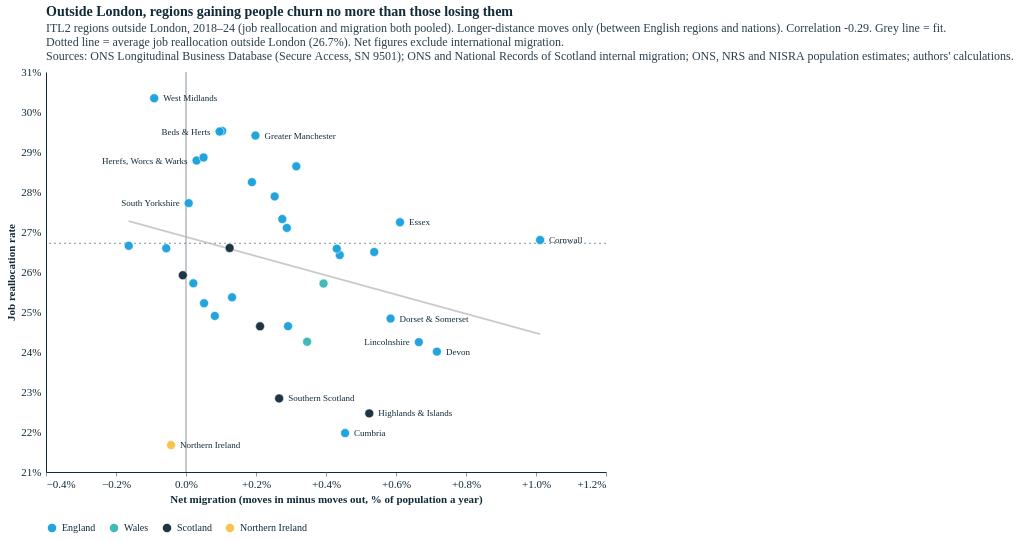

Write notebook code for a chart like this one.
### Code cell
# Net migration vs reallocation, London excluded, coloured by nation (2012-24, longer-distance moves)
from chart_setup import place_labels as place_labels_g
NY = (2018, 2024)
df18 = frame(NY)
dn = df18[~LONDON(df18)].assign(net_long=lambda x: x.in_long - x.out_long)
dn["nation"] = dn.itl2_code.str[:3].map({"TLL": "Wales", "TLM": "Scotland", "TLN": "Northern Ireland"}).fillna("England")
dn["itl2_name"] = dn.itl2_name.replace({"Berkshire, Buckinghamshire and Oxfordshire": "Berks, Bucks & Oxon", "Bedfordshire and Hertfordshire": "Beds & Herts",
    "Gloucestershire, Wiltshire and Bath/Bristol area": "Glos, Wilts & Bristol", "Leicestershire, Rutland and Northamptonshire": "Leics & Northants",
    "Herefordshire, Worcestershire and Warwickshire": "Herefs, Worcs & Warks", "Surrey, East and West Sussex": "Surrey & Sussex",
    "East Yorkshire and Northern Lincolnshire": "E Yorks & N Lincs", "Northumberland, and Tyne and Wear": "Tyneside & Northumb.",
    "Derbyshire and Nottinghamshire": "Derbys & Notts", "Shropshire and Staffordshire": "Shrops & Staffs", "Cornwall and Isles of Scilly": "Cornwall"})
NAT = ["England", "Wales", "Scotland", "Northern Ireland"]; NCOL = [ECO["blue-light"], ECO["turquoise"], ECO["blue-dark"], ECO["yellow"]]
r_n = np.corrcoef(dn.net_long, dn.realloc)[0, 1]
j = jf[jf.year.between(*NY) & ~LONDON(jf)]; avg_nl = 100 * j[["total_jc", "total_jd"]].sum().sum() / j.emp_avg.sum()
print(f"2018–24, excl. London (36 regions): r = {r_n:.2f}; average reallocation {avg_nl:.1f}%")
W5, H5 = 560, 400
XN = alt.Scale(domain=[float(np.floor(dn.net_long.min() * 5 - 0.5) / 5), float(np.ceil(dn.net_long.max() * 5 + 0.5) / 5)], nice=False)
YN = alt.Scale(domain=[float(np.floor(dn.realloc.min() - 0.5)), float(np.ceil(dn.realloc.max() + 0.5))], zero=False, nice=False)
b = np.polyfit(dn.net_long, dn.realloc, 1); fx = np.array([dn.net_long.min(), dn.net_long.max()])
labs = place_labels_g(dn.assign(group="x"), "net_long", "realloc", XN, YN, W5, H5, max_labels=14, max_len=22, pad=2)
net_nl = alt.layer(
    alt.Chart(pd.DataFrame({"v": [0.0]})).mark_rule(color=TXT, opacity=0.5).encode(x=alt.X("v:Q", scale=XN)),
    alt.Chart(pd.DataFrame({"v": [avg_nl]})).mark_rule(strokeDash=[2, 3], color=TXT, opacity=0.5).encode(y=alt.Y("v:Q", scale=YN)),
    alt.Chart(pd.DataFrame({"x": fx, "y": np.polyval(b, fx)})).mark_line(color=GREY, strokeWidth=1.8, opacity=0.7)
       .encode(x=alt.X("x:Q", scale=XN), y=alt.Y("y:Q", scale=YN)),
    alt.Chart(dn).mark_circle(size=80, opacity=0.95, stroke="white", strokeWidth=0.6).encode(
        x=alt.X("net_long:Q", scale=XN, title="Net migration (moves in minus moves out, % of population a year)",
                axis=alt.Axis(values=[round(v, 1) for v in np.arange(-1.0, 2.01, 0.2)], labelExpr="(datum.value > 0 ? '+' : '') + format(datum.value, '.1f') + '%'")),
        y=alt.Y("realloc:Q", scale=YN, title="Job reallocation rate", axis=alt.Axis(labelExpr="datum.label + '%'")),
        color=alt.Color("nation:N", scale=alt.Scale(domain=NAT, range=NCOL), legend=alt.Legend(title=None, orient="bottom")),
        tooltip=[alt.Tooltip("itl2_name:N", title="Region"), alt.Tooltip("in_long:Q", format=".2f", title="Moving in (%)"),
                 alt.Tooltip("out_long:Q", format=".2f", title="Moving out (%)"), alt.Tooltip("net_long:Q", format="+.2f", title="Net (%)"),
                 alt.Tooltip("realloc:Q", format=".1f", title="Reallocation (%)")]),
    *[alt.Chart(labs.iloc[[i]]).mark_text(align=r["align"], dx=r["dx"], fontSize=9, color=TXT)
        .encode(x=alt.X("net_long:Q", scale=XN), y=alt.Y("realloc:Q", scale=YN), text="short:N") for i, r in labs.iterrows()],
).properties(title=alt.Title("Outside London, regions gaining people churn no more than those losing them",
    subtitle=[f"ITL2 regions outside London, 2018–24 (job reallocation and migration both pooled). Longer-distance moves only (between English regions and nations). Correlation {r_n:.2f}. Grey line = fit.",
              f"Dotted line = average job reallocation outside London ({avg_nl:.1f}%). Net figures exclude international migration.", SOURCE]))
styles.save(net_nl, str(FIG), "migration_reallocation_net_excl_london", width=W5, height=H5)
net_nl.properties(width=W5, height=H5)

### Figure 1 — Vega-Lite specification as saved in the notebook (floating-point values rounded to 4 significant figures)
{"config": {"background": "#fff", "font": "Circular Std", "text": {"color": "#122b39", "font": "Circular Std", "align": "left", "dx": 7, "dy": 0, "fontSize": 11}, "view": {"stroke": null, "continuousWidth": 350, "continuousHeight": 280, "discreteWidth": 400, "discreteHeight": 300}, "bar": {"color": "#179fdb"}, "line": {"color": "#e6224b"}, "rule": {"color": "#122b39"}, "point": {"filled": true, "size": 80, "color": "#e6224b", "opacity": 0.95}, "geoshape": {"stroke": "white", "strokeWidth": 0.3}, "axis": {"labelColor": "#122b39", "labelFontSize": 11, "labelFont": "Circular Std", "tickColor": "#122b39", "tickOpacity": 0.5, "domainColor": "#122b39", "domainOpacity": 1, "gridColor": "#122b39", "gridDash": [2, 2], "gridOpacity": 0.5, "title": null, "titleColor": "#122b39", "tickSize": 4, "grid": false, "domain": true}, "axisXDiscrete": {"grid": false, "labelAngle": 0, "tickCount": 10, "tickOpacity": 0.5, "title": null}, "axisYDiscrete": {"ticks": false, "labelPadding": 5, "grid": false}, "axisXTemporal": {"grid": false, "ticks": true}, "axisXQuantitative": {"grid": false}, "axisYQuantitative": {"gridColor": "#122b39", "gridDash": [1, 5], "gridOpacity": 0.5, "ticks": false, "labelPadding": 5, "tickCount": 8, "grid": false}, "title": {"color": "#122b39", "subtitleColor": "#122b39E6", "font": "Circular Std", "subtitleFont": "Circular Std", "anchor": "start", "frame": "group", "fontSize": 14, "subtitleFontSize": 12, "subtitlePadding": 4, "offset": 0}, "legend": {"titleColor": "#122b39", "labelColor": "#122b39"}}, "layer": [{"data": {"name": "data-23d1de8f6fdef12c9f9bd74afd652fbe"}, "mark": {"type": "rule", "color": "#122b39", "opacity": 0.5}, "encoding": {"x": {"field": "v", "scale": {"domain": [-0.4, 1.2], "nice": false}, "type": "quantitative"}}}, {"data": {"name": "data-fa0b1fc93a7bc018a523a20a2b9240d6"}, "mark": {"type": "rule", "color": "#122b39", "opacity": 0.5, "strokeDash": [2, 3]}, "encoding": {"y": {"field": "v", "scale": {"domain": [21.0, 31.0], "nice": false, "zero": false}, "type": "quantitative"}}}, {"data": {"name": "data-0cdef2e79a2344db9a21a515a99bba68"}, "mark": {"type": "line", "color": "#B4B4B4", "opacity": 0.7, "strokeWidth": 1.8}, "encoding": {"x": {"field": "x", "scale": {"domain": [-0.4, 1.2], "nice": false}, "type": "quantitative"}, "y": {"field": "y", "scale": {"domain": [21.0, 31.0], "nice": false, "zero": false}, "type": "quantitative"}}}, {"data": {"name": "data-775aca08166bbb4d3728dba967186cae"}, "mark": {"type": "circle", "opacity": 0.95, "size": 80, "stroke": "white", "strokeWidth": 0.6}, "encoding": {"color": {"field": "nation", "legend": {"orient": "bottom", "title": null}, "scale": {"domain": ["England", "Wales", "Scotland", "Northern Ireland"], "range": ["#179fdb", "#36b7b4", "#122b39", "#f4c245"]}, "type": "nominal"}, "tooltip": [{"field": "itl2_name", "title": "Region", "type": "nominal"}, {"field": "in_long", "format": ".2f", "title": "Moving in (%)", "type": "quantitative"}, {"field": "out_long", "format": ".2f", "title": "Moving out (%)", "type": "quantitative"}, {"field": "net_long", "format": "+.2f", "title": "Net (%)", "type": "quantitative"}, {"field": "realloc", "format": ".1f", "title": "Reallocation (%)", "type": "quantitative"}], "x": {"axis": {"labelExpr": "(datum.value > 0 ? '+' : '') + format(datum.value, '.1f') + '%'", "values": [-1.0, -0.8, -0.6, -0.4, -0.2, -0.0, 0.2, 0.4, 0.6, 0.8, 1.0, 1.2, 1.4, 1.6, 1.8, 2.0]}, "field": "net_long", "scale": {"domain": [-0.4, 1.2], "nice": false}, "title": "Net migration (moves in minus moves out, % of population a year)", "type": "quantitative"}, "y": {"axis": {"labelExpr": "datum.label + '%'"}, "field": "realloc", "scale": {"domain": [21.0, 31.0], "nice": false, "zero": false}, "title": "Job reallocation rate", "type": "quantitative"}}}, {"data": {"name": "data-9bcb3b17ae59f307811f05c6ba7c938d"}, "mark": {"type": "text", "align": "left", "color": "#122b39", "dx": 9.0, "fontSize": 9}, "encoding": {"text": {"field": "short", "type": "nominal"}, "x": {"field": "net_long", "scale": {"domain": [-0.4, 1.2], "nice": false}, "type": "quantitative"}, "y": {"field": "realloc", "scale": {"domain": [21.0, 31.0], "nice": false, "zero": false}, "type": "quantitative"}}}, {"data": {"name": "data-a9d5844002ff631677051a176219a104"}, "mark": {"type": "text", "align": "left", "color": "#122b39", "dx": 9.0, "fontSize": 9}, "encoding": {"text": {"field": "short", "type": "nominal"}, "x": {"field": "net_long", "scale": {"domain": [-0.4, 1.2], "nice": false}, "type": "quantitative"}, "y": {"field": "realloc", "scale": {"domain": [21.0, 31.0], "nice": false, "zero": false}, "type": "quantitative"}}}, {"data": {"name": "data-bb6c4db56b28e200b3a3943a3fa65c23"}, "mark": {"type": "text", "align": "left", "color": "#122b39", "dx": 9.0, "fontSize": 9}, "encoding": {"text": {"field": "short", "type": "nominal"}, "x": {"field": "net_long", "scale": {"domain": [-0.4, 1.2], "nice": false}, "type": "quantitative"}, "y": {"field": "realloc", "scale": {"domain": [21.0, 31.0], "nice": false, "zero": false}, "type": "quantitative"}}}, {"data": {"name": "data-1ddc38a38a0f2938b92729ff043e79c7"}, "mark": {"type": "text", "align": "left", "color": "#122b39", "dx": 9.0, "fontSize": 9}, "encoding": {"text": {"field": "short", "type": "nominal"}, "x": {"field": "net_long", "scale": {"domain": [-0.4, 1.2], "nice": false}, "type": "quantitative"}, "y": {"field": "realloc", "scale": {"domain": [21.0, 31.0], "nice": false, "zero": false}, "type": "quantitative"}}}, {"data": {"name": "data-f35deec82b8241de931977d67a05db71"}, "mark": {"type": "text", "align": "left", "color": "#122b39", "dx": 9.0, "fontSize": 9}, "encoding": {"text": {"field": "short", "type": "nominal"}, "x": {"field": "net_long", "scale": {"domain": [-0.4, 1.2], "nice": false}, "type": "quantitative"}, "y": {"field": "realloc", "scale": {"domain": [21.0, 31.0], "nice": false, "zero": false}, "type": "quantitative"}}}, {"data": {"name": "data-1720db3e434888a339873b58e1f3b7f5"}, "mark": {"type": "text", "align": "left", "color": "#122b39", "dx": 9.0, "fontSize": 9}, "encoding": {"text": {"field": "short", "type": "nominal"}, "x": {"field": "net_long", "scale": {"domain": [-0.4, 1.2], "nice": false}, "type": "quantitative"}, "y": {"field": "realloc", "scale": {"domain": [21.0, 31.0], "nice": false, "zero": false}, "type": "quantitative"}}}, {"data": {"name": "data-4df002a3fc454261c8cc51bdd7fc8161"}, "mark": {"type": "text", "align": "right", "color": "#122b39", "dx": -9.0, "fontSize": 9}, "encoding": {"text": {"field": "short", "type": "nominal"}, "x": {"field": "net_long", "scale": {"domain": [-0.4, 1.2], "nice": false}, "type": "quantitative"}, "y": {"field": "realloc", "scale": {"domain": [21.0, 31.0], "nice": false, "zero": false}, "type": "quantitative"}}}, {"data": {"name": "data-c2b389ef314d602b30ec7af4c72f7067"}, "mark": {"type": "text", "align": "right", "color": "#122b39", "dx": -9.0, "fontSize": 9}, "encoding": {"text": {"field": "short", "type": "nominal"}, "x": {"field": "net_long", "scale": {"domain": [-0.4, 1.2], "nice": false}, "type": "quantitative"}, "y": {"field": "realloc", "scale": {"domain": [21.0, 31.0], "nice": false, "zero": false}, "type": "quantitative"}}}, {"data": {"name": "data-57193d5a16967d5410a871ebe97838d4"}, "mark": {"type": "text", "align": "left", "color": "#122b39", "dx": 9.0, "fontSize": 9}, "encoding": {"text": {"field": "short", "type": "nominal"}, "x": {"field": "net_long", "scale": {"domain": [-0.4, 1.2], "nice": false}, "type": "quantitative"}, "y": {"field": "realloc", "scale": {"domain": [21.0, 31.0], "nice": false, "zero": false}, "type": "quantitative"}}}, {"data": {"name": "data-a3eae1ba42dd740f011611341283ae0b"}, "mark": {"type": "text", "align": "left", "color": "#122b39", "dx": 9.0, "fontSize": 9}, "encoding": {"text": {"field": "short", "type": "nominal"}, "x": {"field": "net_long", "scale": {"domain": [-0.4, 1.2], "nice": false}, "type": "quantitative"}, "y": {"field": "realloc", "scale": {"domain": [21.0, 31.0], "nice": false, "zero": false}, "type": "quantitative"}}}, {"data": {"name": "data-de65948b8528397eef8d2634daa95d93"}, "mark": {"type": "text", "align": "right", "color": "#122b39", "dx": -9.0, "fontSize": 9}, "encoding": {"text": {"field": "short", "type": "nominal"}, "x": {"field": "net_long", "scale": {"domain": [-0.4, 1.2], "nice": false}, "type": "quantitative"}, "y": {"field": "realloc", "scale": {"domain": [21.0, 31.0], "nice": false, "zero": false}, "type": "quantitative"}}}, {"data": {"name": "data-3316cd5a308a4821f1efedf1eaff5069"}, "mark": {"type": "text", "align": "left", "color": "#122b39", "dx": 9.0, "fontSize": 9}, "encoding": {"text": {"field": "short", "type": "nominal"}, "x": {"field": "net_long", "scale": {"domain": [-0.4, 1.2], "nice": false}, "type": "quantitative"}, "y": {"field": "realloc", "scale": {"domain": [21.0, 31.0], "nice": false, "zero": false}, "type": "quantitative"}}}, {"data": {"name": "data-bf2841611df527c60de550a64be16ce9"}, "mark": {"type": "text", "align": "left", "color": "#122b39", "dx": 9.0, "fontSize": 9}, "encoding": {"text": {"field": "short", "type": "nominal"}, "x": {"field": "net_long", "scale": {"domain": [-0.4, 1.2], "nice": false}, "type": "quantitative"}, "y": {"field": "realloc", "scale": {"domain": [21.0, 31.0], "nice": false, "zero": false}, "type": "quantitative"}}}, {"data": {"name": "data-08a63b4bc8fa7b14fcd8c9bf295fa205"}, "mark": {"type": "text", "align": "right", "color": "#122b39", "dx": -9.0, "fontSize": 9}, "encoding": {"text": {"field": "short", "type": "nominal"}, "x": {"field": "net_long", "scale": {"domain": [-0.4, 1.2], "nice": false}, "type": "quantitative"}, "y": {"field": "realloc", "scale": {"domain": [21.0, 31.0], "nice": false, "zero": false}, "type": "quantitative"}}}], "height": 400, "title": {"text": "Outside London, regions gaining people churn no more than those losing them", "subtitle": ["ITL2 regions outside London, 2018–24 (job reallocation and migration both pooled). Longer-distance moves only (between English regions and nations). Correlation -0.29. Grey line = fit.", "Dotted line = average job reallocation outside London (26.7%). Net figures exclude international migration.", "Sources: ONS Longitudinal Business Database (Secure Access, SN 9501); ONS and National Records of Scotland internal migration; ONS, NRS and NISRA population estimates; authors' calculations."]}, "width": 560, "$schema": "https://vega.github.io/schema/vega-lite/v5.20.1.json", "datasets": {"data-23d1de8f6fdef12c9f9bd74afd652fbe": [{"v": 0.0}], "data-fa0b1fc93a7bc018a523a20a2b9240d6": [{"v": 26.72}], "data-0cdef2e79a2344db9a21a515a99bba68": [{"x": -0.1637, "y": 27.27}, {"x": 1.012, "y": 24.45}], "data-775aca08166bbb4d3728dba967186cae": [{"itl2_code": "TLC1", "realloc": 27.89, "net_job": 0.8914, "entry_exit": 7.515, "incumbent": 20.38, "in_rate": 3.387, "out_rate": 3.112, "gross_xlon": 6.499, "in_long": 2.518, "out_long": 2.265, "gross": 6.499, "net": 0.2746, "gross_long": 4.783, "log_pwd": 7.979, "median_age": 42.54, "itl2_name": "Tees Valley and Durham", "group": "England & Wales", "net_long": 0.2533, "nation": "England"}, {"itl2_code": "TLC2", "realloc": 24.65, "net_job": 0.6003, "entry_exit": 5.506, "incumbent": 19.14, "in_rate": 3.104, "out_rate": 2.83, "gross_xlon": 5.934, "in_long": 2.402, "out_long": 2.11, "gross": 5.934, "net": 0.2739, "gross_long": 4.512, "log_pwd": 8.238, "median_age": 42.18, "itl2_name": "Tyneside & Northumb.", "group": "England & Wales", "net_long": 0.2916, "nation": "England"}, {"itl2_code": "TLD1", "realloc": 21.97, "net_job": 0.106, "entry_exit": 5.034, "incumbent": 16.94, "in_rate": 3.119, "out_rate": 2.568, "gross_xlon": 5.686, "in_long": 2.179, "out_long": 1.725, "gross": 5.686, "net": 0.5508, "gross_long": 3.904, "log_pwd": 7.533, "median_age": 47.85, "itl2_name": "Cumbria", "group": "England & Wales", "net_long": 0.4545, "nation": "England"}, {"itl2_code": "TLD3", "realloc": 29.41, "net_job": 1.708, "entry_exit": 7.538, "incumbent": 21.87, "in_rate": 3.247, "out_rate": 3.408, "gross_xlon": 6.655, "in_long": 2.354, "out_long": 2.155, "gross": 6.655, "net": -0.1616, "gross_long": 4.509, "log_pwd": 8.489, "median_age": 37.39, "itl2_name": "Greater Manchester", "group": "England & Wales", "net_long": 0.1983, "nation": "England"}, {"itl2_code": "TLD4", "realloc": 25.37, "net_job": 0.6547, "entry_exit": 6.612, "incumbent": 18.75, "in_rate": 3.563, "out_rate": 3.063, "gross_xlon": 6.625, "in_long": 1.851, "out_long": 1.72, "gross": 6.625, "net": 0.5001, "gross_long": 3.571, "log_pwd": 8.155, "median_age": 42.1, "itl2_name": "Lancashire", "group": "England & Wales", "net_long": 0.1316, "nation": "England"}, {"itl2_code": "TLD6", "realloc": 28.25, "net_job": 0.1513, "entry_exit": 6.466, "incumbent": 21.78, "in_rate": 4.471, "out_rate": 3.815, "gross_xlon": 8.286, "in_long": 2.439, "out_long": 2.251, "gross": 8.286, "net": 0.6563, "gross_long": 4.69, "log_pwd": 7.922, "median_age": 44.18, "itl2_name": "Cheshire", "group": "England & Wales", "net_long": 0.1884, "nation": "England"}, {"itl2_code": "TLD7", "realloc": 28.64, "net_job": 0.9148, "entry_exit": 6.41, "incumbent": 22.23, "in_rate": 3.457, "out_rate": 3.161, "gross_xlon": 6.617, "in_long": 2.127, "out_long": 1.812, "gross": 6.617, "net": 0.2962, "gross_long": 3.939, "log_pwd": 8.471, "median_age": 40.79, "itl2_name": "Merseyside", "group": "England & Wales", "net_long": 0.3151, "nation": "England"}, {"itl2_code": "TLE1", "realloc": 25.22, "net_job": 0.3976, "entry_exit": 5.882, "incumbent": 19.34, "in_rate": 3.092, "out_rate": 2.87, "gross_xlon": 5.961, "in_long": 1.939, "out_long": 1.887, "gross": 5.961, "net": 0.222, "gross_long": 3.826, "log_pwd": 8.076, "median_age": 43.67, "itl2_name": "E Yorks & N Lincs", "group": "England & Wales", "net_long": 0.05161, "nation": "England"}, {"itl2_code": "TLE2", "realloc": 27.32, "net_job": 0.8094, "entry_exit": 6.502, "incumbent": 20.82, "in_rate": 5.476, "out_rate": 4.941, "gross_xlon": 10.42, "in_long": 3.672, "out_long": 3.397, "gross": 10.42, "net": 0.535, "gross_long": 7.069, "log_pwd": 7.666, "median_age": 46.21, "itl2_name": "North Yorkshire", "group": "England & Wales", "net_long": 0.2751, "nation": "England"}, {"itl2_code": "TLE3", "realloc": 27.72, "net_job": 0.4095, "entry_exit": 6.258, "incumbent": 21.46, "in_rate": 3.646, "out_rate": 3.608, "gross_xlon": 7.254, "in_long": 2.77, "out_long": 2.763, "gross": 7.254, "net": 0.03882, "gross_long": 5.533, "log_pwd": 8.152, "median_age": 39.81, "itl2_name": "South Yorkshire", "group": "England & Wales", "net_long": 0.007669, "nation": "England"}, {"itl2_code": "TLE4", "realloc": 26.59, "net_job": 0.7669, "entry_exit": 6.388, "incumbent": 20.21, "in_rate": 3.274, "out_rate": 3.507, "gross_xlon": 6.782, "in_long": 2.542, "out_long": 2.599, "gross": 6.782, "net": -0.233, "gross_long": 5.141, "log_pwd": 8.286, "median_age": 38.29, "itl2_name": "West Yorkshire", "group": "England & Wales", "net_long": -0.05644, "nation": "England"}, {"itl2_code": "TLF1", "realloc": 27.1, "net_job": 0.3124, "entry_exit": 6.132, "incumbent": 20.97, "in_rate": 4.067, "out_rate": 3.734, "gross_xlon": 7.8, "in_long": 3.448, "out_long": 3.16, "gross": 7.8, "net": 0.3329, "gross_long": 6.609, "log_pwd": 8.098, "median_age": 41.58, "itl2_name": "Derbys & Notts", "group": "England & Wales", "net_long": 0.2881, "nation": "England"}, {"itl2_code": "TLF2", "realloc": 29.52, "net_job": 0.7714, "entry_exit": 7.741, "incumbent": 21.78, "in_rate": 4.095, "out_rate": 4.091, "gross_xlon": 8.186, "in_long": 3.554, "out_long": 3.451, "gross": 8.186, "net": 0.003815, "gross_long": 7.005, "log_pwd": 8.234, "median_age": 39.91, "itl2_name": "Leics & Northants", "group": "England & Wales", "net_long": 0.1033, "nation": "England"}, {"itl2_code": "TLF3", "realloc": 24.25, "net_job": 0.3781, "entry_exit": 6.109, "incumbent": 18.14, "in_rate": 5.023, "out_rate": 4.239, "gross_xlon": 9.262, "in_long": 3.9, "out_long": 3.235, "gross": 9.262, "net": 0.7839, "gross_long": 7.136, "log_pwd": 7.499, "median_age": 45.71, "itl2_name": "Lincolnshire", "group": "England & Wales", "net_long": 0.6652, "nation": "England"}, {"itl2_code": "TLG1", "realloc": 28.79, "net_job": 0.5334, "entry_exit": 8.803, "incumbent": 19.98, "in_rate": 4.653, "out_rate": 3.761, "gross_xlon": 8.414, "in_long": 2.77, "out_long": 2.739, "gross": 8.414, "net": 0.8924, "gross_long": 5.509, "log_pwd": 7.781, "median_age": 44.51, "itl2_name": "Herefs, Worcs & Warks", "group": "England & Wales", "net_long": 0.03017, "nation": "England"}, {"itl2_code": "TLG2", "realloc": 25.72, "net_job": 0.7298, "entry_exit": 5.795, "incumbent": 19.92, "in_rate": 3.677, "out_rate": 3.07, "gross_xlon": 6.747, "in_long": 2.379, "out_long": 2.358, "gross": 6.747, "net": 0.6063, "gross_long": 4.737, "log_pwd": 7.852, "median_age": 43.71, "itl2_name": "Shrops & Staffs", "group": "England & Wales", "net_long": 0.02093, "nation": "England"}, {"itl2_code": "TLG3", "realloc": 30.34, "net_job": 1.238, "entry_exit": 7.814, "incumbent": 22.53, "in_rate": 3.257, "out_rate": 4.085, "gross_xlon": 7.342, "in_long": 2.616, "out_long": 2.707, "gross": 7.342, "net": -0.8279, "gross_long": 5.323, "log_pwd": 8.585, "median_age": 36.64, "itl2_name": "West Midlands", "group": "England & Wales", "net_long": -0.09087, "nation": "England"}, {"itl2_code": "TLH1", "realloc": 24.9, "net_job": 0.9019, "entry_exit": 5.564, "incumbent": 19.34, "in_rate": 3.736, "out_rate": 3.238, "gross_xlon": 6.975, "in_long": 2.889, "out_long": 2.806, "gross": 6.975, "net": 0.4982, "gross_long": 5.695, "log_pwd": 7.759, "median_age": 43.17, "itl2_name": "East Anglia", "group": "England & Wales", "net_long": 0.08238, "nation": "England"}, {"itl2_code": "TLH2", "realloc": 29.51, "net_job": 0.5211, "entry_exit": 7.515, "incumbent": 22.0, "in_rate": 4.45, "out_rate": 4.632, "gross_xlon": 9.082, "in_long": 3.951, "out_long": 3.855, "gross": 9.082, "net": -0.1813, "gross_long": 7.806, "log_pwd": 8.269, "median_age": 39.69, "itl2_name": "Beds & Herts", "group": "England & Wales", "net_long": 0.09592, "nation": "England"}, {"itl2_code": "TLH3", "realloc": 27.24, "net_job": 0.5383, "entry_exit": 7.452, "incumbent": 19.79, "in_rate": 3.866, "out_rate": 3.546, "gross_xlon": 7.413, "in_long": 3.234, "out_long": 2.622, "gross": 7.413, "net": 0.3201, "gross_long": 5.856, "log_pwd": 8.139, "median_age": 41.9, "itl2_name": "Essex", "group": "England & Wales", "net_long": 0.6114, "nation": "England"}, {"itl2_code": "TLJ1", "realloc": 28.86, "net_job": 0.5556, "entry_exit": 7.385, "incumbent": 21.48, "in_rate": 4.792, "out_rate": 4.769, "gross_xlon": 9.561, "in_long": 4.025, "out_long": 3.975, "gross": 9.561, "net": 0.0226, "gross_long": 8.0, "log_pwd": 8.11, "median_age": 39.7, "itl2_name": "Berks, Bucks & Oxon", "group": "England & Wales", "net_long": 0.05007, "nation": "England"}, {"itl2_code": "TLJ2", "realloc": 26.43, "net_job": 0.1588, "entry_exit": 6.921, "incumbent": 19.5, "in_rate": 4.575, "out_rate": 4.243, "gross_xlon": 8.818, "in_long": 3.557, "out_long": 3.118, "gross": 8.818, "net": 0.3327, "gross_long": 6.676, "log_pwd": 8.181, "median_age": 43.53, "itl2_name": "Surrey & Sussex", "group": "England & Wales", "net_long": 0.4392, "nation": "England"}, {"itl2_code": "TLJ3", "realloc": 26.66, "net_job": 0.2029, "entry_exit": 6.275, "incumbent": 20.38, "in_rate": 4.0, "out_rate": 3.892, "gross_xlon": 7.892, "in_long": 2.633, "out_long": 2.796, "gross": 7.892, "net": 0.1076, "gross_long": 5.429, "log_pwd": 8.276, "median_age": 42.33, "itl2_name": "Hampshire and Isle of Wight", "group": "England & Wales", "net_long": -0.1637, "nation": "England"}, {"itl2_code": "TLJ4", "realloc": 26.5, "net_job": 0.8416, "entry_exit": 6.717, "incumbent": 19.78, "in_rate": 3.799, "out_rate": 3.349, "gross_xlon": 7.147, "in_long": 3.156, "out_long": 2.618, "gross": 7.147, "net": 0.4499, "gross_long": 5.774, "log_pwd": 8.156, "median_age": 41.67, "itl2_name": "Kent", "group": "England & Wales", "net_long": 0.5378, "nation": "England"}, {"itl2_code": "TLK1", "realloc": 26.58, "net_job": 0.7933, "entry_exit": 5.96, "incumbent": 20.62, "in_rate": 4.402, "out_rate": 4.036, "gross_xlon": 8.438, "in_long": 3.656, "out_long": 3.225, "gross": 8.438, "net": 0.3661, "gross_long": 6.882, "log_pwd": 8.187, "median_age": 40.85, "itl2_name": "Glos, Wilts & Bristol", "group": "England & Wales", "net_long": 0.4308, "nation": "England"}, {"itl2_code": "TLK2", "realloc": 24.84, "net_job": 0.2497, "entry_exit": 5.945, "incumbent": 18.89, "in_rate": 4.525, "out_rate": 3.927, "gross_xlon": 8.452, "in_long": 3.31, "out_long": 2.726, "gross": 8.452, "net": 0.5975, "gross_long": 6.036, "log_pwd": 7.938, "median_age": 46.98, "itl2_name": "Dorset and Somerset", "group": "England & Wales", "net_long": 0.5846, "nation": "England"}, {"itl2_code": "TLK3", "realloc": 26.8, "net_job": 1.006, "entry_exit": 6.794, "incumbent": 20.01, "in_rate": 4.754, "out_rate": 3.676, "gross_xlon": 8.429, "in_long": 3.172, "out_long": 2.16, "gross": 8.429, "net": 1.078, "gross_long": 5.332, "log_pwd": 7.38, "median_age": 47.74, "itl2_name": "Cornwall", "group": "England & Wales", "net_long": 1.012, "nation": "England"}, {"itl2_code": "TLK4", "realloc": 24.01, "net_job": 0.7039, "entry_exit": 5.719, "incumbent": 18.29, "in_rate": 4.727, "out_rate": 3.92, "gross_xlon": 8.647, "in_long": 3.261, "out_long": 2.544, "gross": 8.647, "net": 0.8079, "gross_long": 5.805, "log_pwd": 8.0, "median_age": 46.01, "itl2_name": "Devon", "group": "England & Wales", "net_long": 0.7169, "nation": "England"}, {"itl2_code": "TLL1", "realloc": 24.26, "net_job": 0.4577, "entry_exit": 5.967, "incumbent": 18.29, "in_rate": 2.788, "out_rate": 2.375, "gross_xlon": 5.163, "in_long": 2.085, "out_long": 1.739, "gross": 5.163, "net": 0.4127, "gross_long": 3.823, "log_pwd": 7.444, "median_age": 44.18, "itl2_name": "West Wales and The Valleys", "group": "England & Wales", "net_long": 0.3461, "nation": "Wales"}, {"itl2_code": "TLL2", "realloc": 25.71, "net_job": 0.7857, "entry_exit": 5.633, "incumbent": 20.08, "in_rate": 4.301, "out_rate": 4.018, "gross_xlon": 8.318, "in_long": 3.249, "out_long": 2.856, "gross": 8.318, "net": 0.2829, "gross_long": 6.105, "log_pwd": 8.088, "median_age": 41.08, "itl2_name": "East Wales", "group": "England & Wales", "net_long": 0.393, "nation": "Wales"}, {"itl2_code": "TLM5", "realloc": 25.92, "net_job": -1.043, "entry_exit": 5.753, "incumbent": 20.17, "in_rate": 1.941, "out_rate": 2.219, "gross_xlon": 4.161, "in_long": 0.7358, "out_long": 0.7449, "gross": 4.161, "net": -0.2781, "gross_long": 1.481, "log_pwd": 8.084, "median_age": 41.82, "itl2_name": "North Eastern Scotland", "group": "Scotland & Northern Ireland", "net_long": -0.009074, "nation": "Scotland"}, {"itl2_code": "TLM6", "realloc": 22.47, "net_job": -0.1238, "entry_exit": 4.699, "incumbent": 17.77, "in_rate": 2.859, "out_rate": 2.38, "gross_xlon": 5.238, "in_long": 1.305, "out_long": 0.7812, "gross": 5.238, "net": 0.4792, "gross_long": 2.086, "log_pwd": 7.341, "median_age": 47.99, "itl2_name": "Highlands and Islands", "group": "Scotland & Northern Ireland", "net_long": 0.5236, "nation": "Scotland"}, {"itl2_code": "TLM7", "realloc": 24.64, "net_job": 0.6494, "entry_exit": 4.731, "incumbent": 19.91, "in_rate": 1.927, "out_rate": 1.714, "gross_xlon": 3.641, "in_long": 1.03, "out_long": 0.8186, "gross": 3.641, "net": 0.2132, "gross_long": 1.849, "log_pwd": 8.392, "median_age": 41.94, "itl2_name": "Eastern Scotland", "group": "Scotland & Northern Ireland", "net_long": 0.2116, "nation": "Scotland"}, {"itl2_code": "TLM8", "realloc": 26.6, "net_job": 0.6655, "entry_exit": 5.741, "incumbent": 20.86, "in_rate": 1.9, "out_rate": 1.873, "gross_xlon": 3.774, "in_long": 0.7027, "out_long": 0.578, "gross": 3.774, "net": 0.02711, "gross_long": 1.281, "log_pwd": 8.56, "median_age": 40.39, "itl2_name": "West Central Scotland", "group": "Scotland & Northern Ireland", "net_long": 0.1246, "nation": "Scotland"}, {"itl2_code": "TLM9", "realloc": 22.84, "net_job": -0.04077, "entry_exit": 5.253, "incumbent": 17.59, "in_rate": 2.379, "out_rate": 1.801, "gross_xlon": 4.179, "in_long": 0.7913, "out_long": 0.5252, "gross": 4.179, "net": 0.578, "gross_long": 1.317, "log_pwd": 7.977, "median_age": 47.23, "itl2_name": "Southern Scotland", "group": "Scotland & Northern Ireland", "net_long": 0.2661, "nation": "Scotland"}, {"itl2_code": "TLN0", "realloc": 21.67, "net_job": 1.334, "entry_exit": 4.543, "incumbent": 17.13, "in_rate": 0.5839, "out_rate": 0.6266, "gross_xlon": 1.211, "in_long": 0.5839, "out_long": 0.6266, "gross": 1.211, "net": -0.0427, "gross_long": 1.211, "log_pwd": 8.019, "median_age": 39.68, "itl2_name": "Northern Ireland", "group": "Scotland & Northern Ireland", "net_long": -0.0427, "nation": "Northern Ireland"}], "data-9bcb3b17ae59f307811f05c6ba7c938d": [{"itl2_code": "TLK3", "realloc": 26.8, "net_job": 1.006, "entry_exit": 6.794, "incumbent": 20.01, "in_rate": 4.754, "out_rate": 3.676, "gross_xlon": 8.429, "in_long": 3.172, "out_long": 2.16, "gross": 8.429, "net": 1.078, "gross_long": 5.332, "log_pwd": 7.38, "median_age": 47.74, "itl2_name": "Cornwall", "group": "x", "net_long": 1.012, "nation": "England", "px": 494.1, "py": 168.0, "short": "Cornwall", "rad": 4.0, "prio": 2.884, "align": "left", "dx": 9.0}], "data-a9d5844002ff631677051a176219a104": [{"itl2_code": "TLN0", "realloc": 21.67, "net_job": 1.334, "entry_exit": 4.543, "incumbent": 17.13, "in_rate": 0.5839, "out_rate": 0.6266, "gross_xlon": 1.211, "in_long": 0.5839, "out_long": 0.6266, "gross": 1.211, "net": -0.0427, "gross_long": 1.211, "log_pwd": 8.019, "median_age": 39.68, "itl2_name": "Northern Ireland", "group": "x", "net_long": -0.0427, "nation": "Northern Ireland", "px": 125.1, "py": 373.1, "short": "Northern Ireland", "rad": 4.0, "prio": 2.381, "align": "left", "dx": 9.0}], "data-bb6c4db56b28e200b3a3943a3fa65c23": [{"itl2_code": "TLG3", "realloc": 30.34, "net_job": 1.238, "entry_exit": 7.814, "incumbent": 22.53, "in_rate": 3.257, "out_rate": 4.085, "gross_xlon": 7.342, "in_long": 2.616, "out_long": 2.707, "gross": 7.342, "net": -0.8279, "gross_long": 5.323, "log_pwd": 8.585, "median_age": 36.64, "itl2_name": "West Midlands", "group": "x", "net_long": -0.09087, "nation": "England", "px": 108.2, "py": 26.25, "short": "West Midlands", "rad": 4.0, "prio": 2.29, "align": "left", "dx": 9.0}], "data-1ddc38a38a0f2938b92729ff043e79c7": [{"itl2_code": "TLD1", "realloc": 21.97, "net_job": 0.106, "entry_exit": 5.034, "incumbent": 16.94, "in_rate": 3.119, "out_rate": 2.568, "gross_xlon": 5.686, "in_long": 2.179, "out_long": 1.725, "gross": 5.686, "net": 0.5508, "gross_long": 3.904, "log_pwd": 7.533, "median_age": 47.85, "itl2_name": "Cumbria", "group": "x", "net_long": 0.4545, "nation": "England", "px": 299.1, "py": 361.1, "short": "Cumbria", "rad": 4.0, "prio": 2.084, "align": "left", "dx": 9.0}], "data-f35deec82b8241de931977d67a05db71": [{"itl2_code": "TLK4", "realloc": 24.01, "net_job": 0.7039, "entry_exit": 5.719, "incumbent": 18.29, "in_rate": 4.727, "out_rate": 3.92, "gross_xlon": 8.647, "in_long": 3.261, "out_long": 2.544, "gross": 8.647, "net": 0.8079, "gross_long": 5.805, "log_pwd": 8.0, "median_age": 46.01, "itl2_name": "Devon", "group": "x", "net_long": 0.7169, "nation": "England", "px": 390.9, "py": 279.6, "short": "Devon", "rad": 4.0, "prio": 2.024, "align": "left", "dx": 9.0}], "data-1720db3e434888a339873b58e1f3b7f5": [{"itl2_code": "TLM6", "realloc": 22.47, "net_job": -0.1238, "entry_exit": 4.699, "incumbent": 17.77, "in_rate": 2.859, "out_rate": 2.38, "gross_xlon": 5.238, "in_long": 1.305, "out_long": 0.7812, "gross": 5.238, "net": 0.4792, "gross_long": 2.086, "log_pwd": 7.341, "median_age": 47.99, "itl2_name": "Highlands and Islands", "group": "x", "net_long": 0.5236, "nation": "Scotland", "px": 323.3, "py": 341.4, "short": "Highlands & Islands", "rad": 4.0, "prio": 1.996, "align": "left", "dx": 9.0}], "data-4df002a3fc454261c8cc51bdd7fc8161": [{"itl2_code": "TLF3", "realloc": 24.25, "net_job": 0.3781, "entry_exit": 6.109, "incumbent": 18.14, "in_rate": 5.023, "out_rate": 4.239, "gross_xlon": 9.262, "in_long": 3.9, "out_long": 3.235, "gross": 9.262, "net": 0.7839, "gross_long": 7.136, "log_pwd": 7.499, "median_age": 45.71, "itl2_name": "Lincolnshire", "group": "x", "net_long": 0.6652, "nation": "England", "px": 372.8, "py": 270.1, "short": "Lincolnshire", "rad": 4.0, "prio": 1.799, "align": "right", "dx": -9.0}], "data-c2b389ef314d602b30ec7af4c72f7067": [{"itl2_code": "TLH2", "realloc": 29.51, "net_job": 0.5211, "entry_exit": 7.515, "incumbent": 22.0, "in_rate": 4.45, "out_rate": 4.632, "gross_xlon": 9.082, "in_long": 3.951, "out_long": 3.855, "gross": 9.082, "net": -0.1813, "gross_long": 7.806, "log_pwd": 8.269, "median_age": 39.69, "itl2_name": "Beds & Herts", "group": "x", "net_long": 0.09592, "nation": "England", "px": 173.6, "py": 59.54, "short": "Beds & Herts", "rad": 4.0, "prio": 1.606, "align": "right", "dx": -9.0}], "data-57193d5a16967d5410a871ebe97838d4": [{"itl2_code": "TLM9", "realloc": 22.84, "net_job": -0.04077, "entry_exit": 5.253, "incumbent": 17.59, "in_rate": 2.379, "out_rate": 1.801, "gross_xlon": 4.179, "in_long": 0.7913, "out_long": 0.5252, "gross": 4.179, "net": 0.578, "gross_long": 1.317, "log_pwd": 7.977, "median_age": 47.23, "itl2_name": "Southern Scotland", "group": "x", "net_long": 0.2661, "nation": "Scotland", "px": 233.1, "py": 326.4, "short": "Southern Scotland", "rad": 4.0, "prio": 1.553, "align": "left", "dx": 9.0}], "data-a3eae1ba42dd740f011611341283ae0b": [{"itl2_code": "TLD3", "realloc": 29.41, "net_job": 1.708, "entry_exit": 7.538, "incumbent": 21.87, "in_rate": 3.247, "out_rate": 3.408, "gross_xlon": 6.655, "in_long": 2.354, "out_long": 2.155, "gross": 6.655, "net": -0.1616, "gross_long": 4.509, "log_pwd": 8.489, "median_age": 37.39, "itl2_name": "Greater Manchester", "group": "x", "net_long": 0.1983, "nation": "England", "px": 209.4, "py": 63.55, "short": "Greater Manchester", "rad": 4.0, "prio": 1.453, "align": "left", "dx": 9.0}], "data-de65948b8528397eef8d2634daa95d93": [{"itl2_code": "TLG1", "realloc": 28.79, "net_job": 0.5334, "entry_exit": 8.803, "incumbent": 19.98, "in_rate": 4.653, "out_rate": 3.761, "gross_xlon": 8.414, "in_long": 2.77, "out_long": 2.739, "gross": 8.414, "net": 0.8924, "gross_long": 5.509, "log_pwd": 7.781, "median_age": 44.51, "itl2_name": "Herefs, Worcs & Warks", "group": "x", "net_long": 0.03017, "nation": "England", "px": 150.6, "py": 88.55, "short": "Herefs, Worcs & Warks", "rad": 4.0, "prio": 1.446, "align": "right", "dx": -9.0}], "data-3316cd5a308a4821f1efedf1eaff5069": [{"itl2_code": "TLH3", "realloc": 27.24, "net_job": 0.5383, "entry_exit": 7.452, "incumbent": 19.79, "in_rate": 3.866, "out_rate": 3.546, "gross_xlon": 7.413, "in_long": 3.234, "out_long": 2.622, "gross": 7.413, "net": 0.3201, "gross_long": 5.856, "log_pwd": 8.139, "median_age": 41.9, "itl2_name": "Essex", "group": "x", "net_long": 0.6114, "nation": "England", "px": 354.0, "py": 150.2, "short": "Essex", "rad": 4.0, "prio": 1.417, "align": "left", "dx": 9.0}], "data-bf2841611df527c60de550a64be16ce9": [{"itl2_code": "TLK2", "realloc": 24.84, "net_job": 0.2497, "entry_exit": 5.945, "incumbent": 18.89, "in_rate": 4.525, "out_rate": 3.927, "gross_xlon": 8.452, "in_long": 3.31, "out_long": 2.726, "gross": 8.452, "net": 0.5975, "gross_long": 6.036, "log_pwd": 7.938, "median_age": 46.98, "itl2_name": "Dorset and Somerset", "group": "x", "net_long": 0.5846, "nation": "England", "px": 344.6, "py": 246.6, "short": "Dorset & Somerset", "rad": 4.0, "prio": 1.399, "align": "left", "dx": 9.0}], "data-08a63b4bc8fa7b14fcd8c9bf295fa205": [{"itl2_code": "TLE3", "realloc": 27.72, "net_job": 0.4095, "entry_exit": 6.258, "incumbent": 21.46, "in_rate": 3.646, "out_rate": 3.608, "gross_xlon": 7.254, "in_long": 2.77, "out_long": 2.763, "gross": 7.254, "net": 0.03882, "gross_long": 5.533, "log_pwd": 8.152, "median_age": 39.81, "itl2_name": "South Yorkshire", "group": "x", "net_long": 0.007669, "nation": "England", "px": 142.7, "py": 131.1, "short": "South Yorkshire", "rad": 4.0, "prio": 1.17, "align": "right", "dx": -9.0}]}}
